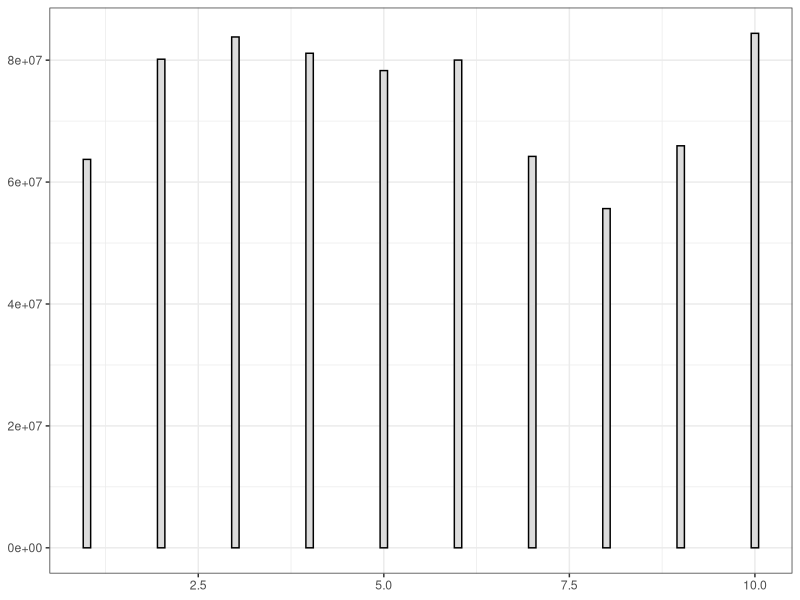
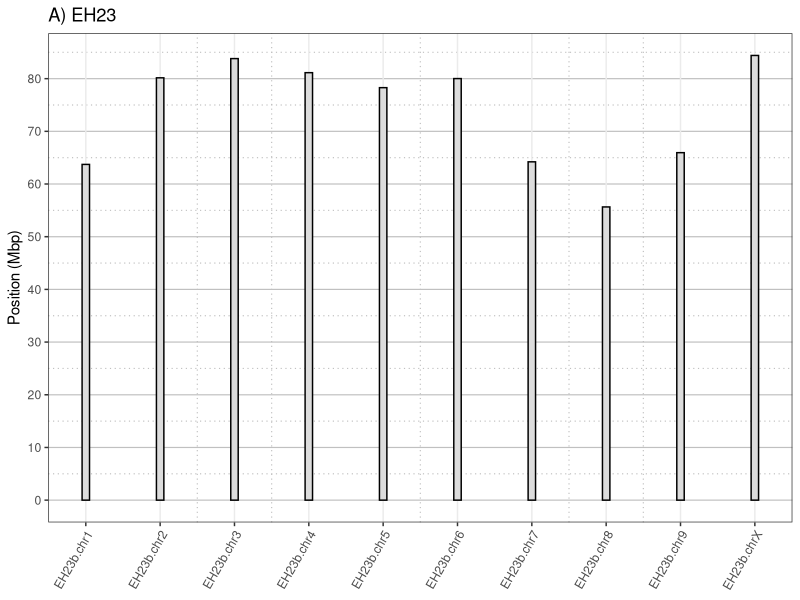
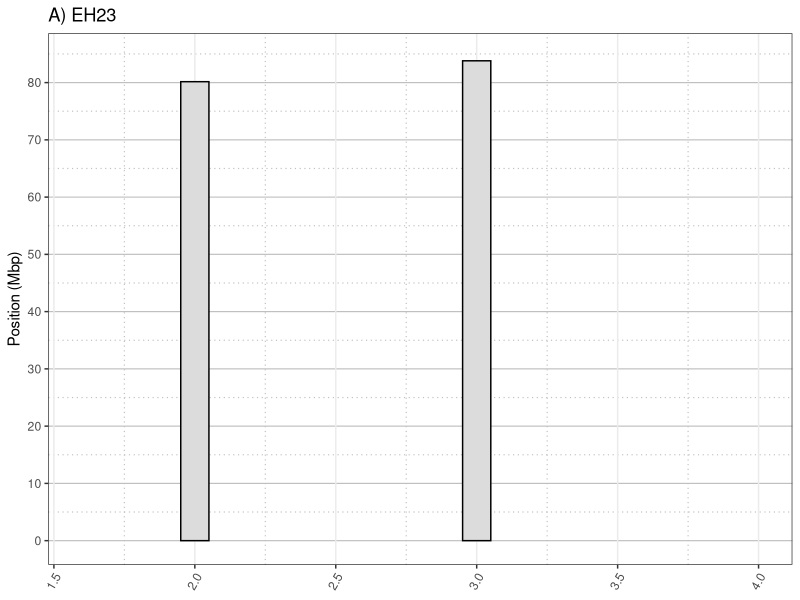
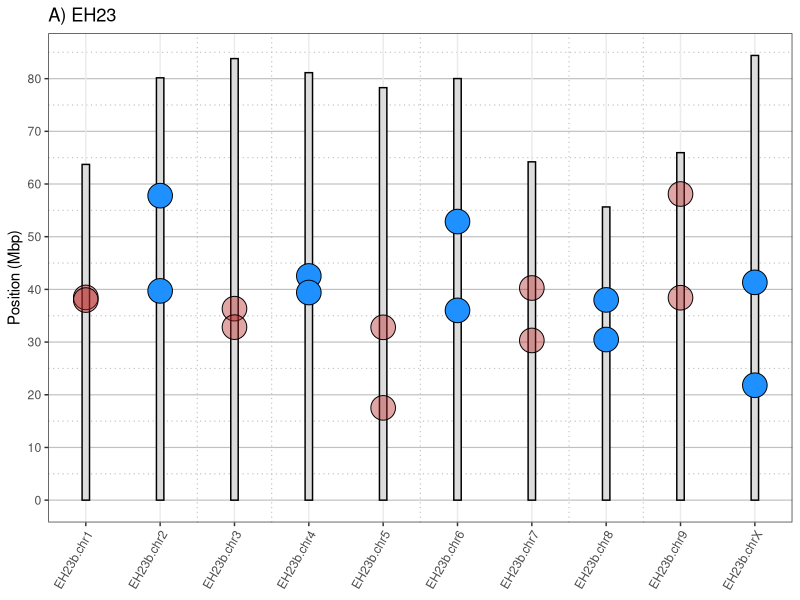

The R source for these figures, in order:
## ---- chunk 1
knitr::opts_chunk$set(echo = TRUE)
## ---- chunk 2
t1 <- Sys.time()
#EH23a <- read.csv("../../CannabisPangenome/FigureSideo/EH23a.softmasked_nuccomp.csv")
EH23a <- read.csv("../ideograms/EH23b.softmasked_nuccomp.csv")

EH23a$chrom_num <- sub(".+chr", "", EH23a$Id)
EH23a$chrom_num[ EH23a$chrom_num == "X" ] <- 10
EH23a$chrom_num <- as.numeric(EH23a$chrom_num)
EH23a[1:3, ]
## ---- chunk 3
library(ggplot2)

chrom_wid <- 0.05
chrom_offset <- 0.0

p <- ggplot2::ggplot()
p <- p + theme_bw()
p <- p + ggplot2::geom_rect( 
  data = EH23a,
  mapping = ggplot2::aes( xmin = chrom_num - chrom_wid - chrom_offset,
                xmax = chrom_num + chrom_wid - chrom_offset,
                ymin = 1, ymax = Length),
  fill = "#DCDCDC",
  color = "#000000"
)

p

## ---- chunk 4
# Theme
p <- p + ggplot2::scale_x_continuous( 
  breaks = EH23a$chrom_num,
#  limits = c(0.6, 10.4),
#  limits = c(0.5, 10.5),
#  labels = EH23a$Id
  labels = sub("a.chr", ".chr", EH23a$Id)
)
  
p <- p + scale_y_continuous(
  breaks = seq( 0, 120e6, by = 10e6), 
  labels = seq( 0, 120, by = 10)
)

#  p <- p + ggplot2::theme_bw() + 
p <- p + ggplot2::theme( 
      #      panel.grid.minor.x = ggplot2::element_blank(), 
    panel.grid.minor.x = ggplot2::element_line( linewidth = 0.4, color = "#C0C0C0", linetype = 3 ),
    axis.text.x = element_text(angle = 60, hjust = 1),
    axis.title.x=element_blank(),
    panel.grid.major.y = ggplot2::element_line( linewidth = 0.4, color = "#C0C0C0", linetype = 1 ),
    panel.grid.minor.y = ggplot2::element_line( linewidth = 0.4, color = "#C0C0C0", linetype = 3 )
  )
  
p <- p + ggplot2::ylab("Position (Mbp)")
p <- p + ggtitle( "A) EH23" )

p

p + xlim(1.6, 4)
#+ ylim(30e6, 40e6)


## ---- chunk 5

my_dat <- data.frame(
#  my_x = rep( unique(EH23a$Id), times = 2 ),
  my_x = rep( 1:10, times = 2 ),
  my_y = rnorm( n = 20, mean = 40e6, sd = 10e6),
  #my_bg = rep("#B2222266", times = 20)
  my_bg = rep(c("#B2222266", "#1E90FF"), times = 10)
)

#p + geom_point( data = my_dat, mapping = aes( x = my_x, y = my_y, fill = my_bg), shape = 21, size = 8)
p + geom_point( data = my_dat, mapping = aes( x = my_x, y = my_y, fill = my_bg), fill = my_dat$my_bg, shape = 21, size = 8)

